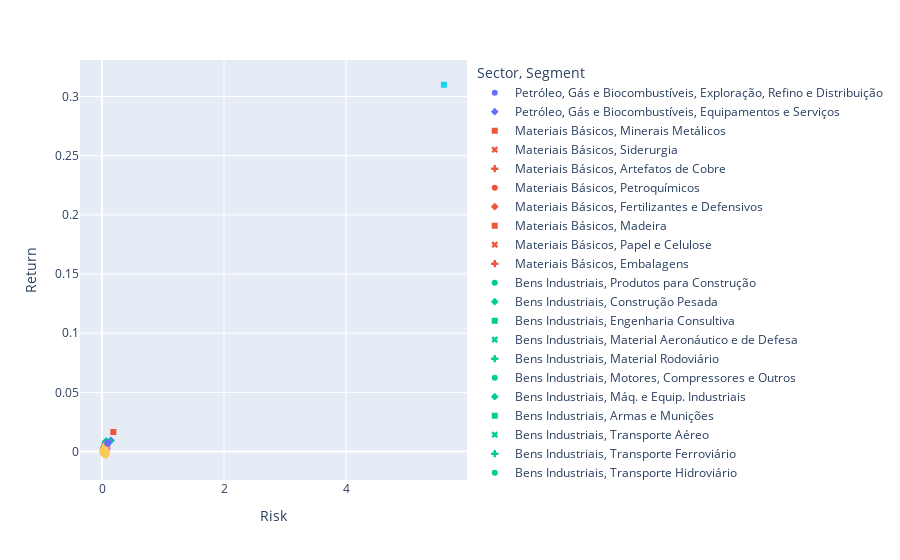

Write notebook code for a chart like this one.
### Code cell
px.scatter(
    df, 
    x='Risk', 
    y='Return', 
    color='Sector', 
    symbol='Segment', 
    hover_name='Stock', 
    hover_data=['Sector', 'Sub-Sector', 'Segment', 'Sharpe'],
)
